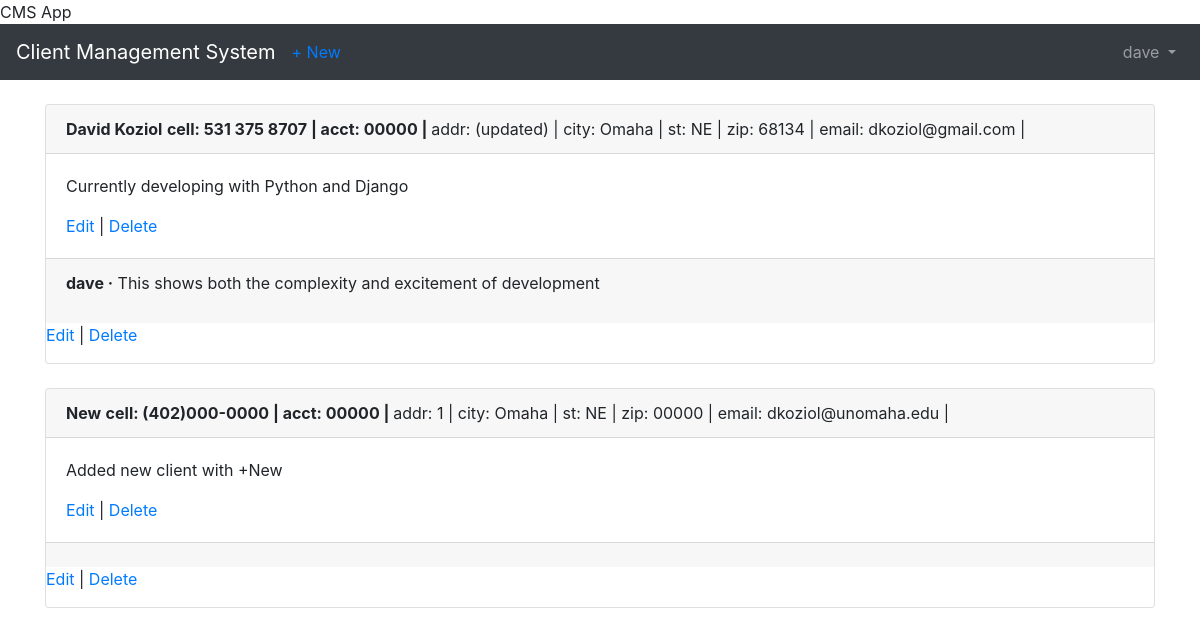
Page /clients/ (signed in) on the committed database.
### users/models.py (models this page shows)
class CustomUser(AbstractUser):
    department = models.CharField(max_length=50, default=' ', null=True, blank=True)
    employee_cell_phone = models.CharField (max_length=50, default=' ', null=True, blank=True)

### clients/models.py (models this page shows, shortened)
class Client(models.Model):
    name = models.CharField(max_length=50,blank=False, null=False, default=' ')
    address = models.CharField(max_length=50, blank=True, null=True,default=' ')
    city = models.CharField(max_length=50, default=' ')
    state = models.CharField(max_length=50, default='NE')
    zipcode = models.CharField(max_length=10, default='00000')
    email = models.EmailField(max_length=100, default=' ')
    cell_phone = models.CharField(max_length=50,default='(402)000-0000')
    acct_number = models.CharField(max_length=50,blank=True, null=True, default='00000')
    notes = models.TextField()
    date = models.DateTimeField(auto_now_add=True)
    author = models.ForeignKey(
        get_user_model(),
        on_delete=models.CASCADE,
    )

class Comment(models.Model):
    client = models.ForeignKey(
        Client,
        on_delete=models.CASCADE,
        related_name='comments',
    )
    comment = models.CharField(max_length=140)
    author = models.ForeignKey(
        get_user_model(),
        on_delete=models.CASCADE,
    )
    def __str__(self):
        return self.comment

### clients/views.py (the view)
# urls.py: path('', ClientListView.as_view(), name='client_list'),
class ClientListView(LoginRequiredMixin, ListView):
    model = Client
    template_name = 'client_list.html'

### templates/client_list.html (shortened to what this page needs)
<!DOCTYPE html>
{% extends 'base.html' %}
{% block content %}
  {% for client in object_list %}
    <div class="card">
      <div class="card-header">
        <span class="font-weight-bold">{{ client.name }}</span>
        <span class="font-weight-bold">cell: {{ client.cell_phone }} | </span>
        <span class="font-weight-bold">acct: {{ client.acct_number }} | </span>
        <span class="font-muted">addr: {{ client.address }} | </span>
        <span class="font-muted-">city: {{ client.city }} | </span>
        <span class="font-muted">st: {{ client.state }} | </span>
        <span class="font-muted">zip: {{ client.zipcode }} | </span>
        <span class="font-muted">email: {{ client.email }} | </span>
      </div>
      <div class="card-body">
        <p>{{ client.notes }}</p>
        <a href="{% url 'client_edit' client.pk %}">Edit</a> |
        <a href="{% url 'client_delete' client.pk %}">Delete</a>
      </div>
      <div class="card-footer">
        {% for comment in client.comments.all %}
          <p>
            <span class="font-weight-bold">{{ comment.author }} &middot;</span>
            {{ comment }}
          </p>
        {% endfor %}
      </div>
   <p><a href="{% url 'client_edit' client.pk %}">Edit</a> | <a href="{% url 'client_delete' client.pk %}">Delete</a></p>
    </div>
    <br />
  {% endfor %}
{% endblock content %}

### templates/base.html (shortened to what this page needs)
<!doctype html>
<html lang="en">
  <head>
    <link rel="stylesheet" href="https://stackpath.bootstrapcdn.com/bootstrap/4.1.3/css/bootstrap.min.css">
    <name>{% block name %}CMS App{% endblock name %}</name>
  </head>
  <body>
    <nav class="navbar navbar-expand-md navbar-dark bg-dark mb-4">
      <a class="navbar-brand" href="{% url 'home' %}">Client Management System</a>
     {% if user.is_authenticated %}
        <ul class="navbar-nav mr-auto">
          <li class="nav-item"><a href="{% url 'client_new' %}">+ New</a></li>
        </ul>
      {% endif %}
      <div class="collapse navbar-collapse" id="navbarCollapse">
        {% if user.is_authenticated %}
          <ul class="navbar-nav ml-auto">
            <li class="nav-item">
              <a class="nav-link dropdown-toggle" href="#" id="userMenu"\
              data-toggle="dropdown" aria-haspopup="true" aria-expanded\
              ="false">
                {{ user.username }}
              </a>
            </li>
          </ul>
        {% endif %}
      </div>
    </nav>
    <div class="container">
      {% block content %}
      {% endblock content %}
    </div>
  </body>
</html>

### rows in the picture
CustomUser: username "dave"
Client: name "David Koziol", cell_phone "531 375 8707", acct_number "00000", address "(updated)", city "Omaha", state "NE", zipcode "68134", email "dkoziol@gmail.com", notes "Currently developing with Python and Django"
Comment: author "dave", comment "This shows both the complexity and excitement of development"
Client: name "New", cell_phone "(402)000-0000", acct_number "00000", address "1", city "Omaha", state "NE", zipcode "00000", email "dkoziol@unomaha.edu", notes "Added new client with +New"
